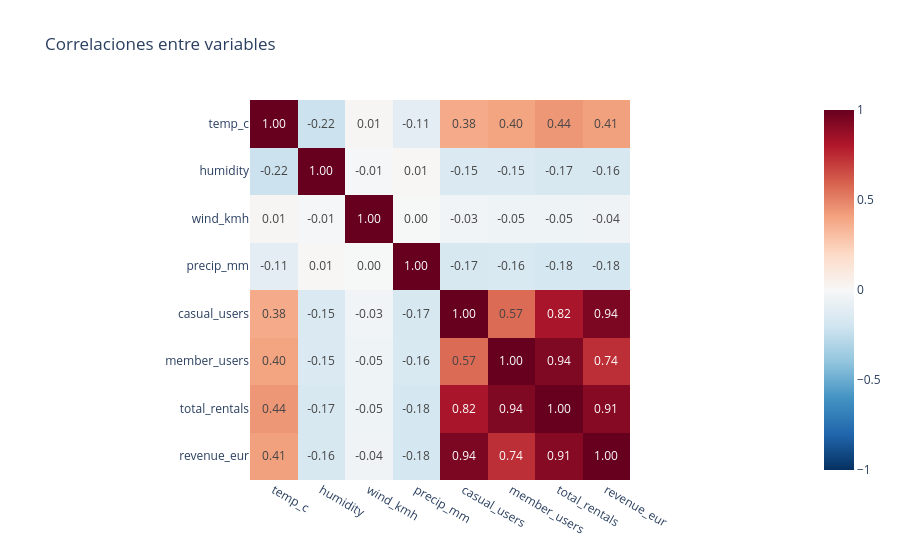
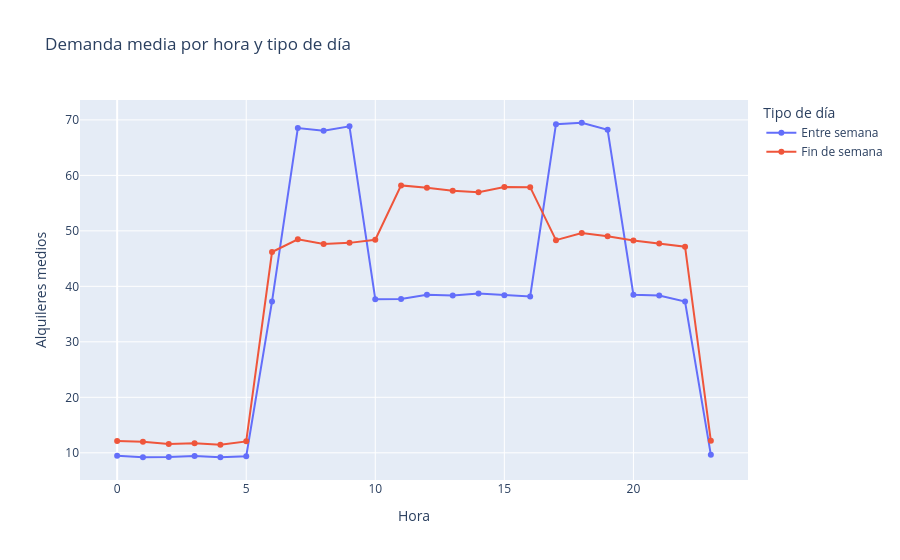

The code cell stored with these charts, in order, in its notebook:
### Markdown cell above
d) (0.75 pts) Elabora **dos** visualizaciones:

1. Un gráfico de correlación entre variables numéricas relevantes (por ejemplo `temp_c`, `humidity`, `wind_kmh`, `precip_mm`, `casual_users`, `member_users`, `total_rentals`, `revenue_eur`).
2. Un gráfico que muestre la demanda media (`total_rentals`) por `hour` (y, si quieres, separando fin de semana / laborable).

Comenta 2–3 hallazgos (correlaciones, horas punta, efecto del clima, etc.).

### Code cell
variables_numericas = ["temp_c", "humidity", "wind_kmh", "precip_mm",
                       "casual_users", "member_users", "total_rentals", "revenue_eur"]
correlaciones = mobilityData[variables_numericas].corr()
px.imshow(correlaciones, text_auto=".2f", zmin=-1, zmax=1,
          color_continuous_scale="RdBu_r", title="Correlaciones entre variables").show()

por_hora = mobilityData.groupby(["hour", "is_weekend"], as_index=False)["total_rentals"].mean()
por_hora["tipo_dia"] = por_hora["is_weekend"].map({0: "Entre semana", 1: "Fin de semana"})
px.line(por_hora, x="hour", y="total_rentals", color="tipo_dia", markers=True,
        title="Demanda media por hora y tipo de día",
        labels={"hour": "Hora", "total_rentals": "Alquileres medios", "tipo_dia": "Tipo de día"}).show()

print("Correlaciones con los alquileres:")
print(correlaciones["total_rentals"].round(3))
print("Horas con mayor demanda media:")
display(mobilityData.groupby("hour")["total_rentals"].mean().nlargest(4))

### Figure 1 — Plotly figure (JSON) as saved in the notebook; plotly's stock layout.template omitted (floating-point values rounded to 4 significant figures)
{"data": [{"coloraxis": "coloraxis", "hovertemplate": "x: %{x}<br>y: %{y}<br>color: %{z}<extra></extra>", "name": "0", "texttemplate": "%{z:.2f}", "type": "heatmap", "x": ["temp_c", "humidity", "wind_kmh", "precip_mm", "casual_users", "member_users", "total_rentals", "revenue_eur"], "xaxis": "x", "y": ["temp_c", "humidity", "wind_kmh", "precip_mm", "casual_users", "member_users", "total_rentals", "revenue_eur"], "yaxis": "y", "z": [[1.0, -0.2152, 0.01498, -0.1068, 0.3764, 0.4035, 0.4406, 0.4105], [-0.2152, 1.0, -0.0089, 0.01034, -0.1476, -0.1534, -0.1694, -0.1614], [0.01498, -0.0089, 1.0, -0.004607, -0.03495, -0.0475, -0.04784, -0.04108], [-0.1068, 0.01034, -0.004607, 1.0, -0.1709, -0.1564, -0.1815, -0.1798], [0.3764, -0.1476, -0.03495, -0.1709, 1.0, 0.5692, 0.8229, 0.9437], [0.4035, -0.1534, -0.0475, -0.1564, 0.5692, 1.0, 0.9355, 0.7369], [0.4406, -0.1694, -0.04784, -0.1815, 0.8229, 0.9355, 1.0, 0.9146], [0.4105, -0.1614, -0.04108, -0.1798, 0.9437, 0.7369, 0.9146, 1.0]]}], "layout": {"coloraxis": {"autocolorscale": false, "cmax": 1, "cmin": -1, "colorscale": [[0, "rgb(5,48,97)"], [0.1, "rgb(33,102,172)"], [0.2, "rgb(67,147,195)"], [0.3, "rgb(146,197,222)"], [0.4, "rgb(209,229,240)"], [0.5, "rgb(247,247,247)"], [0.6, "rgb(253,219,199)"], [0.7, "rgb(244,165,130)"], [0.8, "rgb(214,96,77)"], [0.9, "rgb(178,24,43)"], [1, "rgb(103,0,31)"]]}, "title": {"text": "Correlaciones entre variables"}, "xaxis": {"anchor": "y", "constrain": "domain", "domain": [0, 1], "scaleanchor": "y"}, "yaxis": {"anchor": "x", "autorange": "reversed", "constrain": "domain", "domain": [0, 1]}}}

### Figure 2 — Plotly figure (JSON) as saved in the notebook; plotly's stock layout.template omitted (floating-point values rounded to 4 significant figures)
{"data": [{"hovertemplate": "Tipo de día=Entre semana<br>Hora=%{x}<br>Alquileres medios=%{y}<extra></extra>", "legendgroup": "Entre semana", "line": {"color": "#636efa", "dash": "solid"}, "marker": {"symbol": "circle"}, "mode": "lines+markers", "name": "Entre semana", "orientation": "v", "showlegend": true, "type": "scatter", "x": [0, 1, 2, 3, 4, 5, 6, 7, 8, 9, 10, 11, 12, 13, 14, 15, 16, 17, 18, 19, 20, 21, 22, 23], "xaxis": "x", "y": [9.45, 9.195, 9.238, 9.433, 9.203, 9.393, 37.28, 68.52, 68.05, 68.83, 37.68, 37.72, 38.48, 38.35, 38.7, 38.38, 38.18, 69.24, 69.49, 68.22, 38.48, 38.35, 37.26, 9.626], "yaxis": "y"}, {"hovertemplate": "Tipo de día=Fin de semana<br>Hora=%{x}<br>Alquileres medios=%{y}<extra></extra>", "legendgroup": "Fin de semana", "line": {"color": "#EF553B", "dash": "solid"}, "marker": {"symbol": "circle"}, "mode": "lines+markers", "name": "Fin de semana", "orientation": "v", "showlegend": true, "type": "scatter", "x": [0, 1, 2, 3, 4, 5, 6, 7, 8, 9, 10, 11, 12, 13, 14, 15, 16, 17, 18, 19, 20, 21, 22, 23], "xaxis": "x", "y": [12.11, 11.97, 11.59, 11.71, 11.46, 12.06, 46.19, 48.49, 47.64, 47.84, 48.4, 58.19, 57.78, 57.22, 56.96, 57.88, 57.88, 48.32, 49.62, 49.02, 48.26, 47.71, 47.15, 12.16], "yaxis": "y"}], "layout": {"legend": {"title": {"text": "Tipo de día"}, "tracegroupgap": 0}, "title": {"text": "Demanda media por hora y tipo de día"}, "xaxis": {"anchor": "y", "domain": [0, 1], "title": {"text": "Hora"}}, "yaxis": {"anchor": "x", "domain": [0, 1], "title": {"text": "Alquileres medios"}}}}
